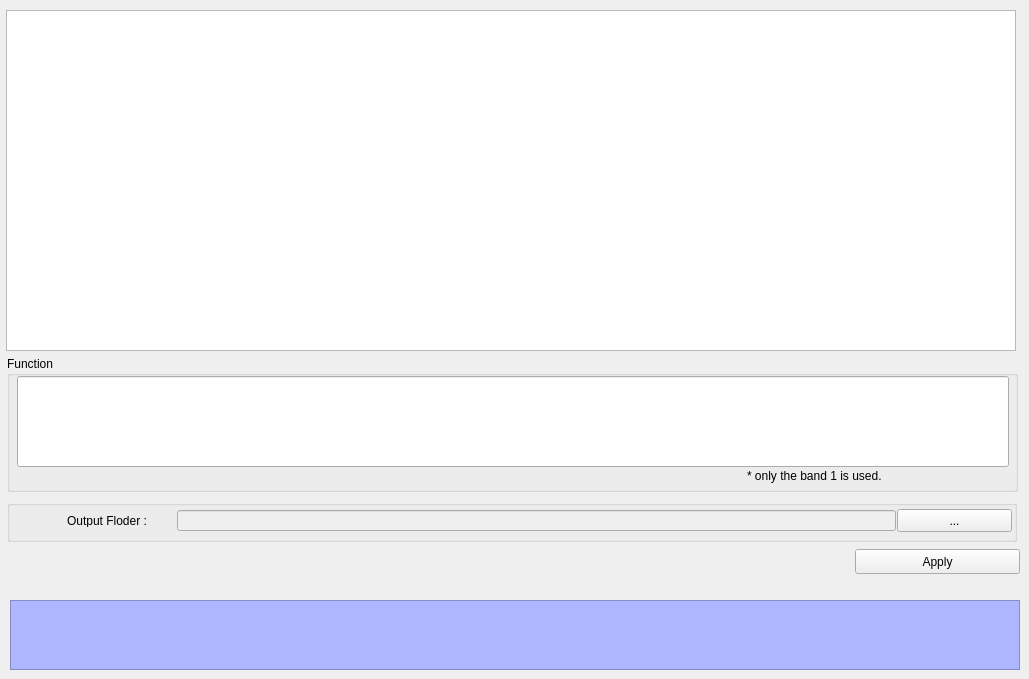
   <widget class="QWidget" name="tab_21">
    <attribute name="title">
     <string>Function</string>
    </attribute>
    <widget class="QTextEdit" name="textEdit_10">
     <property name="enabled">
      <bool>false</bool>
     </property>
     <property name="geometry">
      <rect>
       <x>10</x>
       <y>600</y>
       <width>1010</width>
       <height>70</height>
      </rect>
     </property>
     <property name="styleSheet">
      <string notr="true">background-color: rgb(174, 182, 255);
font: 75 10pt &quot;MS Shell Dlg 2&quot;;</string>
     </property>
    </widget>
    <widget class="QGroupBox" name="groupBox_24">
     <property name="geometry">
      <rect>
       <x>7</x>
       <y>356</y>
       <width>1011</width>
       <height>136</height>
      </rect>
     </property>
     <property name="title">
      <string>Function</string>
     </property>
     <widget class="QLineEdit" name="txt_function_txt">
      <property name="geometry">
       <rect>
        <x>10</x>
        <y>20</y>
        <width>992</width>
        <height>91</height>
       </rect>
      </property>
     </widget>
     <widget class="QLabel" name="label_66">
      <property name="geometry">
       <rect>
        <x>740</x>
        <y>110</y>
        <width>281</width>
        <height>20</height>
       </rect>
      </property>
      <property name="styleSheet">
       <string notr="true"/>
      </property>
      <property name="text">
       <string>* only the band 1 is used.</string>
      </property>
     </widget>
    </widget>
    <widget class="QTableWidget" name="tlb_Function">
     <property name="geometry">
      <rect>
       <x>6</x>
       <y>10</y>
       <width>1010</width>
       <height>341</height>
      </rect>
     </property>
     <attribute name="horizontalHeaderStretchLastSection">
      <bool>true</bool>
     </attribute>
    </widget>
    <widget class="QGroupBox" name="groupBox_25">
     <property name="geometry">
      <rect>
       <x>7</x>
       <y>500</y>
       <width>1010</width>
       <height>42</height>
      </rect>
     </property>
     <property name="title">
      <string/>
     </property>
     <widget class="QPushButton" name="btn_input_Function">
      <property name="geometry">
       <rect>
        <x>890</x>
        <y>9</y>
        <width>115</width>
        <height>23</height>
       </rect>
      </property>
      <property name="text">
       <string>...</string>
      </property>
     </widget>
     <widget class="QLabel" name="label_67">
      <property name="geometry">
       <rect>
        <x>60</x>
        <y>15</y>
        <width>113</width>
        <height>12</height>
       </rect>
      </property>
      <property name="text">
       <string>Output Floder :</string>
      </property>
     </widget>
     <widget class="QLineEdit" name="txt_output_fun">
      <property name="enabled">
       <bool>false</bool>
      </property>
      <property name="geometry">
       <rect>
        <x>170</x>
        <y>10</y>
        <width>719</width>
        <height>21</height>
       </rect>
      </property>
     </widget>
    </widget>
    <widget class="QPushButton" name="btn_apply_Function">
     <property name="geometry">
      <rect>
       <x>855</x>
       <y>549</y>
       <width>165</width>
       <height>25</height>
      </rect>
     </property>
     <property name="text">
      <string>Apply</string>
     </property>
    </widget>
   </widget>
